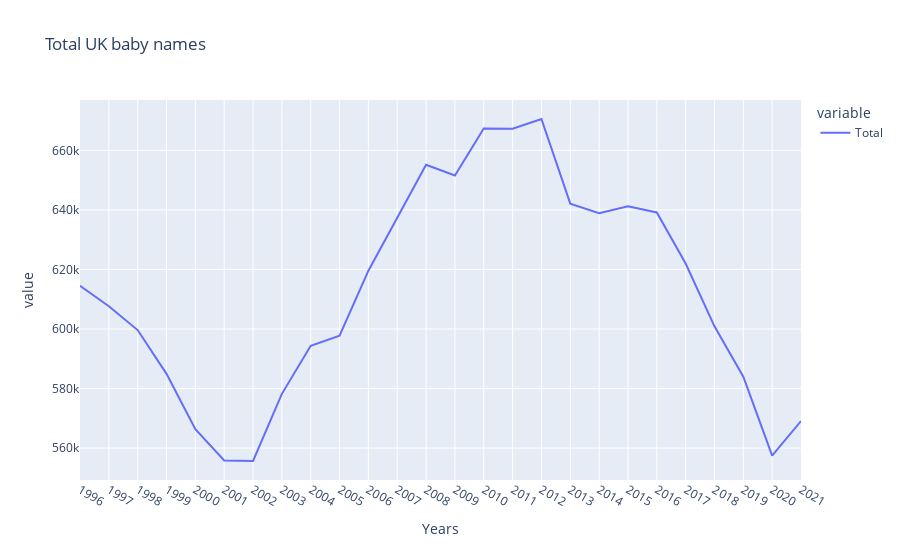

The cell this chart's notebook holds for it:
### Markdown cell above
## Plotly Charts
---

### Code cell
px.line(df_totals, title = "Total UK baby names")

### Figure 1 — Plotly figure (JSON) as saved in the notebook; plotly's stock layout.template omitted (floating-point values rounded to 4 significant figures)
{"data": [{"hovertemplate": "variable=Total<br>Years=%{x}<br>value=%{y}<extra></extra>", "legendgroup": "Total", "line": {"color": "#636efa", "dash": "solid"}, "marker": {"symbol": "circle"}, "mode": "lines", "name": "Total", "orientation": "v", "showlegend": true, "type": "scatter", "x": ["1996", "1997", "1998", "1999", "2000", "2001", "2002", "2003", "2004", "2005", "2006", "2007", "2008", "2009", "2010", "2011", "2012", "2013", "2014", "2015", "2016", "2017", "2018", "2019", "2020", "2021"], "xaxis": "x", "y": [614515, 607636, 599650, 584935, 566359, 555831, 555680, 578230, 594375, 597737, 619598, 637496, 655171, 651553, 667340, 667230, 670522, 642085, 638852, 641216, 639126, 621991, 600913, 583969, 557458, 569103], "yaxis": "y"}], "layout": {"legend": {"title": {"text": "variable"}, "tracegroupgap": 0}, "title": {"text": "Total UK baby names"}, "xaxis": {"anchor": "y", "domain": [0, 1], "title": {"text": "Years"}}, "yaxis": {"anchor": "x", "domain": [0, 1], "title": {"text": "value"}}}}
